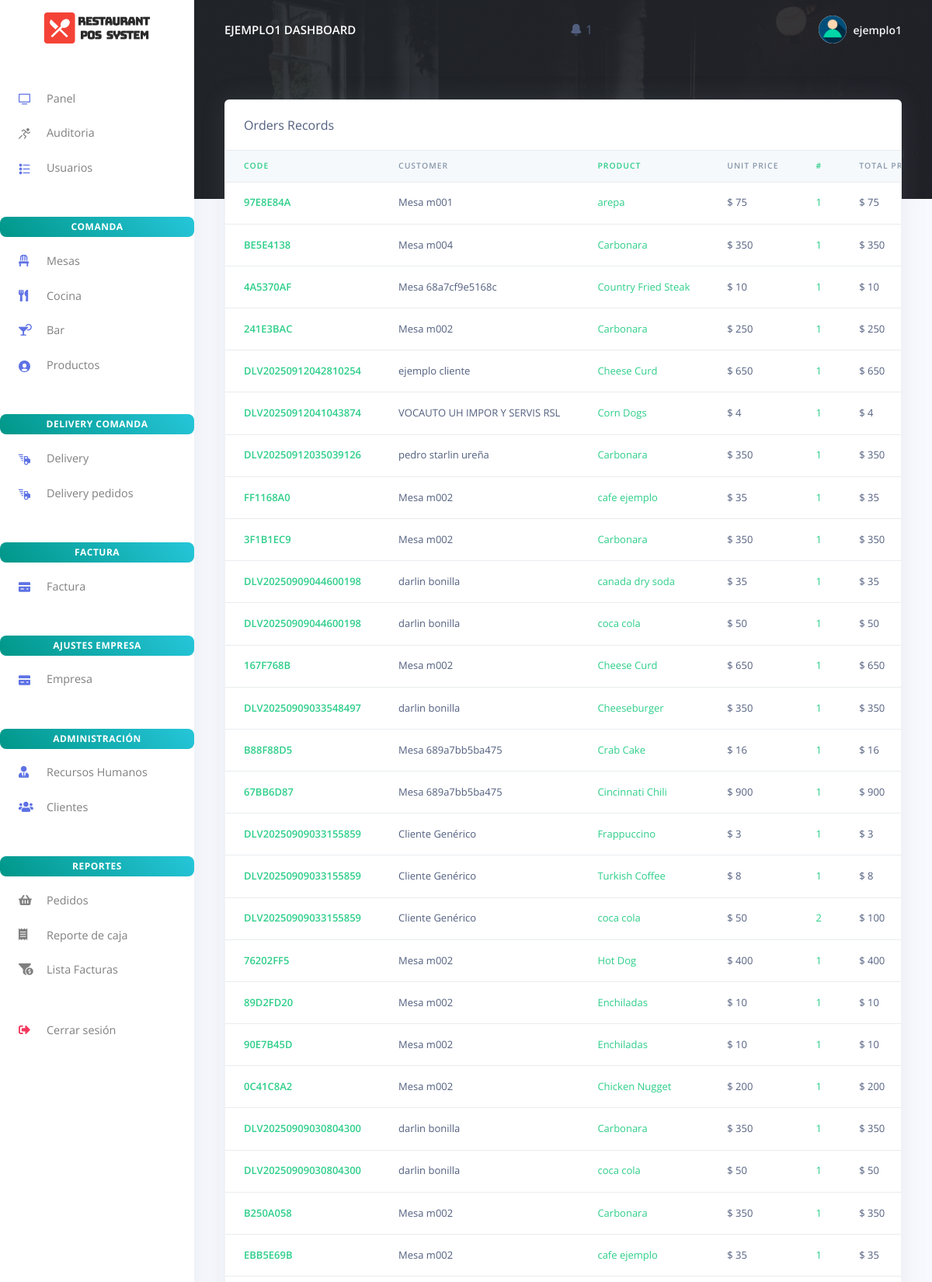
/orders_reports.php (signed in, upper part), run on the app's committed database.
### tables this page shows
CREATE TABLE `rpos_admin` (
  `admin_id` varchar(200) NOT NULL,
  `admin_name` varchar(200) NOT NULL,
  `admin_email` varchar(200) NOT NULL,
  `admin_password` varchar(200) NOT NULL,
  `activation_key` varchar(200) DEFAULT NULL,
  `estado` enum('Activo','Inactivo') DEFAULT 'Inactivo',
  `activation_expiry` datetime DEFAULT NULL
);

CREATE TABLE `rpos_orders` (
  `order_id` varchar(200) NOT NULL,
  `order_code` varchar(200) NOT NULL,
  `customer_id` varchar(200) NOT NULL,
  `customer_name` varchar(200) NOT NULL,
  `customer_phone` varchar(20) DEFAULT NULL,
  `customer_address` text DEFAULT NULL,
  `prod_id` varchar(200) NOT NULL,
  `prod_name` varchar(200) NOT NULL,
  `prod_price` varchar(200) NOT NULL,
  `prod_qty` varchar(200) NOT NULL,
  `order_status` enum('Pendiente','En preparación','Listo','Entregado','Cancelado','Facturada') NOT NULL DEFAULT 'Pendiente',
  `created_at` timestamp(6) NOT NULL DEFAULT current_timestamp(6) ON UPDATE current_timestamp(6),
  `notas` text DEFAULT NULL,
  `mesa_id` varchar(50) DEFAULT NULL,
  `created_by` varchar(50) NOT NULL
);

### orders_reports.php (the view, shortened to what this page needs)
<?php
include('config/config.php');
require_once('partials/_head.php');
?>
<body>
    <?php
    require_once('partials/_sidebar.php');
    ?>
    <div class="main-content">
        <?php
        require_once('partials/_topnav.php');
        ?>
        <div class="container-fluid mt--8">
            <div class="row">
                <div class="col">
                    <div class="card shadow">
                        <div class="card-header border-0">
                            Orders Records
                        </div>
                        <div class="table-responsive">
                            <table class="table align-items-center table-flush">
                                <thead class="thead-light">
                                    <tr>
                                        <th class="text-success" scope="col">Code</th>
                                        <th scope="col">Customer</th>
                                        <th class="text-success" scope="col">Product</th>
                                        <th scope="col">Unit Price</th>
                                        <th class="text-success" scope="col">#</th>
                                        <th scope="col">Total Price</th>
                                    </tr>
                                </thead>
                                <tbody>
                                    <?php
                                    $ret = "SELECT * FROM  rpos_orders ORDER BY `created_at` DESC  ";
                                    $stmt = $mysqli->prepare($ret);
                                    $stmt->execute();
                                    $res = $stmt->get_result();
                                    while ($order = $res->fetch_object()) {
                                        $total = ($order->prod_price * $order->prod_qty);
                                    ?>
                                        <tr>
                                            <th class="text-success" scope="row"><?php echo $order->order_code; ?></th>
                                            <td><?php echo $order->customer_name; ?></td>
                                            <td class="text-success"><?php echo $order->prod_name; ?></td>
                                            <td>$ <?php echo $order->prod_price; ?></td>
                                            <td class="text-success"><?php echo $order->prod_qty; ?></td>
                                            <td>$ <?php echo $total; ?></td>
                                        </tr>
                                    <?php } ?>
                                </tbody>
                            </table>
                        </div>
                    </div>
                </div>
            </div>
        </div>
    </div>
</body>
</html>

### partials/_topnav.php (shortened to what this page needs)
<?php
$is_in_subfolder = false;
$base_path = $is_in_subfolder ? '../' : '';
$user_id = $_SESSION['user_id'] ?? null;
$rol     = $_SESSION['rol'] ?? null;
$user = null;
if ($user_id && $rol) {
    if ($rol === 'admin') {
        $query = "SELECT admin_name AS nombre FROM rpos_admin WHERE admin_id = ?";
    } else {
        $query = "SELECT staff_name AS nombre FROM rpos_staff WHERE staff_id = ?";
    }
    $stmt = $mysqli->prepare($query);
    $stmt->bind_param("s", $user_id);
    $stmt->execute();
    $res = $stmt->get_result();
    $user = $res->fetch_object();
}
?>
<?php if (!empty($user)) { ?>
    <nav class="navbar navbar-top navbar-expand-md navbar-dark" id="navbar-main">
        <div class="container-fluid">
            <a class="h4 mb-0 text-white text-uppercase d-none d-lg-inline-block" href="<?php echo $base_path; ?>dashboard.php">
                <?php echo htmlspecialchars($user->nombre); ?> Dashboard
            </a>
            <li class="nav-item dropdown">
                <a class="nav-link" href="#" role="button" data-toggle="dropdown" aria-haspopup="true" aria-expanded="false">
                    <i class="ni ni-bell-55"></i>
                    <?php
                    $query_count = "SELECT COUNT(*) as count FROM rpos_notificaciones WHERE estado = 'pendiente'";
                    $count_result = $mysqli->query($query_count);
                    $count = $count_result->fetch_object()->count;
                    if ($count > 0): ?>
                        <span class="notification-badge"><?php echo $count; ?></span>
                    <?php endif; ?>
                </a>
            </li>
<ul class="navbar-nav align-items-center d-none d-md-flex">
    <li class="nav-item dropdown">
        <a class="nav-link pr-0" href="#" role="button" data-toggle="dropdown">
            <div class="media align-items-center">
                <span class="avatar avatar-sm rounded-circle">
                    <img alt="Image placeholder" src="<?php echo $base_path; ?>assets/img/theme/user-a-min.png">
                </span>
                <div class="media-body ml-2 d-none d-lg-block">
                    <span class="mb-0 text-sm font-weight-bold"><?php echo htmlspecialchars($user->nombre); ?></span>
                </div>
            </div>
        </a>
    </li>
</ul>
        </div>
    </nav>
<?php } ?>

### data on the page
rpos_admin: admin_name "EJEMPLO1", admin_name "ejemplo1"
rpos_orders: order_code "97E8E84A", customer_name "Mesa m001", prod_name "arepa", prod_price "75", prod_qty "1"
rpos_orders: order_code "BE5E4138", customer_name "Mesa m004", prod_name "Carbonara", prod_price "350", prod_qty "1"
rpos_orders: order_code "4A5370AF", customer_name "Mesa 68a7cf9e5168c", prod_name "Country Fried Steak", prod_price "10", prod_qty "1"
rpos_orders: order_code "241E3BAC", customer_name "Mesa m002", prod_name "Carbonara", prod_price "250", prod_qty "1"
rpos_orders: order_code "DLV20250912042810254", customer_name "ejemplo cliente", prod_name "Cheese Curd", prod_price "650", prod_qty "1"
rpos_orders: order_code "DLV20250912041043874", customer_name "VOCAUTO UH IMPOR Y SERVIS RSL", prod_name "Corn Dogs", prod_price "4", prod_qty "1"
rpos_orders: order_code "DLV20250912035039126", customer_name "pedro starlin ureña", prod_name "Carbonara", prod_price "350", prod_qty "1"
rpos_orders: order_code "FF1168A0", customer_name "Mesa m002", prod_name "cafe ejemplo", prod_price "35", prod_qty "1"
rpos_orders: order_code "3F1B1EC9", customer_name "Mesa m002", prod_name "Carbonara", prod_price "350", prod_qty "1"
rpos_orders: order_code "DLV20250909044600198", customer_name "darlin bonilla", prod_name "canada dry soda", prod_price "35", prod_qty "1"
rpos_orders: order_code "DLV20250909044600198", customer_name "darlin bonilla", prod_name "coca cola", prod_price "50", prod_qty "1"
rpos_orders: order_code "167F768B", customer_name "Mesa m002", prod_name "Cheese Curd", prod_price "650", prod_qty "1"
rpos_orders: order_code "DLV20250909033548497", customer_name "darlin bonilla", prod_name "Cheeseburger", prod_price "350", prod_qty "1"
rpos_orders: order_code "B88F88D5", customer_name "Mesa 689a7bb5ba475", prod_name "Crab Cake", prod_price "16", prod_qty "1"
rpos_orders: order_code "67BB6D87", customer_name "Mesa 689a7bb5ba475", prod_name "Cincinnati Chili", prod_price "900", prod_qty "1"
rpos_orders: order_code "DLV20250909033155859", customer_name "Cliente Genérico", prod_name "Frappuccino", prod_price "3", prod_qty "1"
rpos_orders: order_code "DLV20250909033155859", customer_name "Cliente Genérico", prod_name "Turkish Coffee", prod_price "8", prod_qty "1"
rpos_orders: order_code "DLV20250909033155859", customer_name "Cliente Genérico", prod_name "coca cola", prod_price "50", prod_qty "2", total "100"
rpos_orders: order_code "76202FF5", customer_name "Mesa m002", prod_name "Hot Dog", prod_price "400", prod_qty "1"
rpos_orders: order_code "89D2FD20", customer_name "Mesa m002", prod_name "Enchiladas", prod_price "10", prod_qty "1"
rpos_orders: order_code "90E7B45D", customer_name "Mesa m002", prod_name "Enchiladas", prod_price "10", prod_qty "1"
rpos_orders: order_code "0C41C8A2", customer_name "Mesa m002", prod_name "Chicken Nugget", prod_price "200", prod_qty "1"
rpos_orders: order_code "DLV20250909030804300", customer_name "darlin bonilla", prod_name "Carbonara", prod_price "350", prod_qty "1"
rpos_orders: order_code "DLV20250909030804300", customer_name "darlin bonilla", prod_name "coca cola", prod_price "50", prod_qty "1"
rpos_orders: order_code "B250A058", customer_name "Mesa m002", prod_name "Carbonara", prod_price "350", prod_qty "1"
rpos_orders: order_code "EBB5E69B", customer_name "Mesa m002", prod_name "cafe ejemplo", prod_price "35", prod_qty "1"

### other printed values
$count "1"
